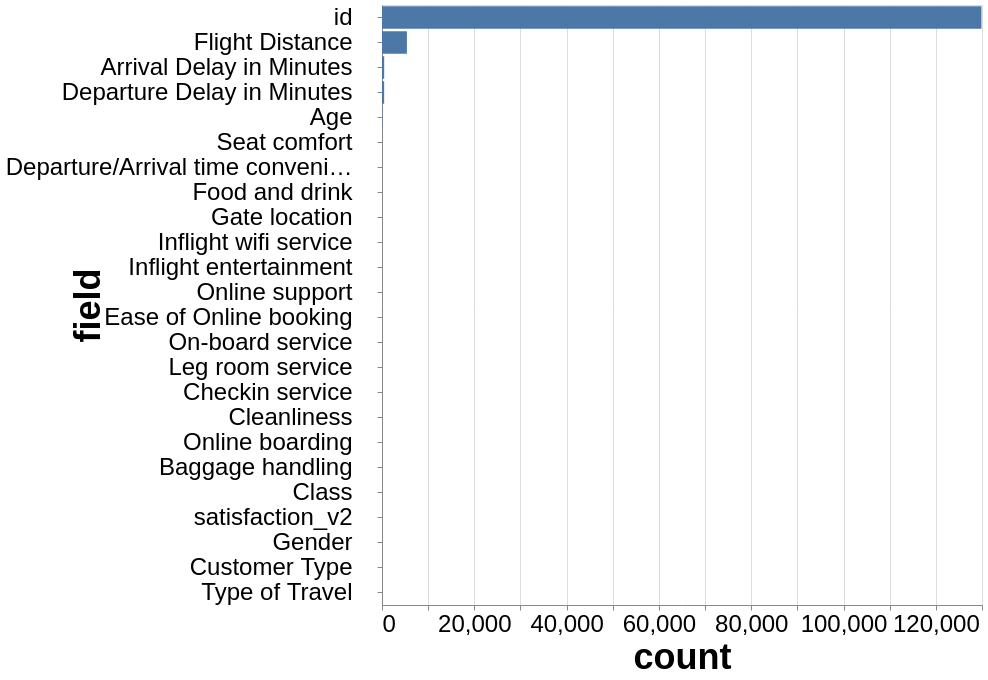

Express this chart as Vega-Lite.
### Vega-Lite specification from a JSON file in a GitHub repository (floating-point values rounded to 4 significant figures)
{"config": {"view": {"width": 400, "height": 300}, "mark": {"tooltip": null}, "axis": {"labelFontSize": 24, "titleFontSize": 36}}, "data": {"name": "data-fd22828f7bf89e47944ade0096e1ab34"}, "mark": "bar", "encoding": {"x": {"type": "quantitative", "field": "count"}, "y": {"type": "nominal", "axis": {"labelLimit": 350, "labelPadding": 25, "titlePadding": 75}, "field": "field", "sort": {"field": "count", "order": "descending"}}}, "height": 600, "width": 600, "$schema": "https://vega.github.io/schema/vega-lite/v5.json", "datasets": {"data-fd22828f7bf89e47944ade0096e1ab34": [{"field": "id", "count": 129880}, {"field": "satisfaction_v2", "count": 2}, {"field": "Gender", "count": 2}, {"field": "Customer Type", "count": 2}, {"field": "Age", "count": 75}, {"field": "Type of Travel", "count": 2}, {"field": "Class", "count": 3}, {"field": "Flight Distance", "count": 5398}, {"field": "Seat comfort", "count": 6}, {"field": "Departure/Arrival time convenient", "count": 6}, {"field": "Food and drink", "count": 6}, {"field": "Gate location", "count": 6}, {"field": "Inflight wifi service", "count": 6}, {"field": "Inflight entertainment", "count": 6}, {"field": "Online support", "count": 6}, {"field": "Ease of Online booking", "count": 6}, {"field": "On-board service", "count": 6}, {"field": "Leg room service", "count": 6}, {"field": "Baggage handling", "count": 5}, {"field": "Checkin service", "count": 6}, {"field": "Cleanliness", "count": 6}, {"field": "Online boarding", "count": 6}, {"field": "Departure Delay in Minutes", "count": 466}, {"field": "Arrival Delay in Minutes", "count": 472}]}}
